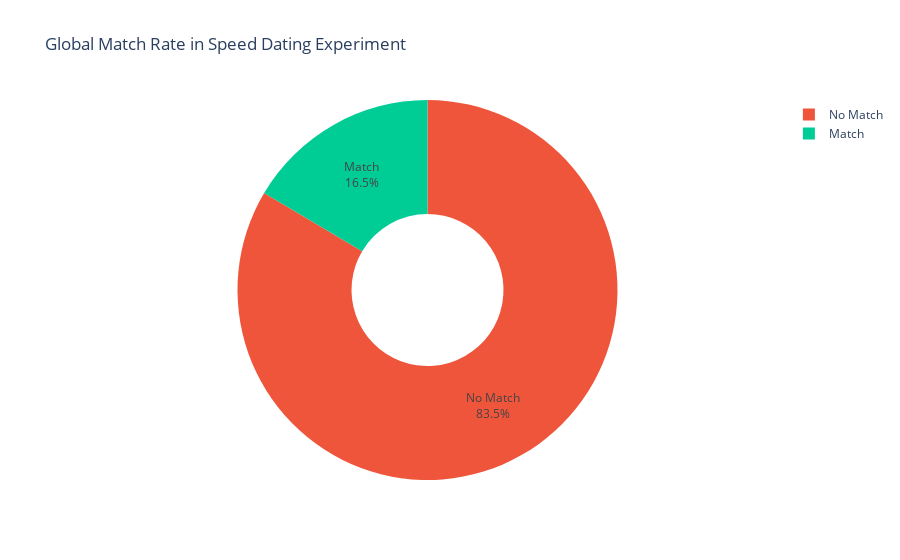
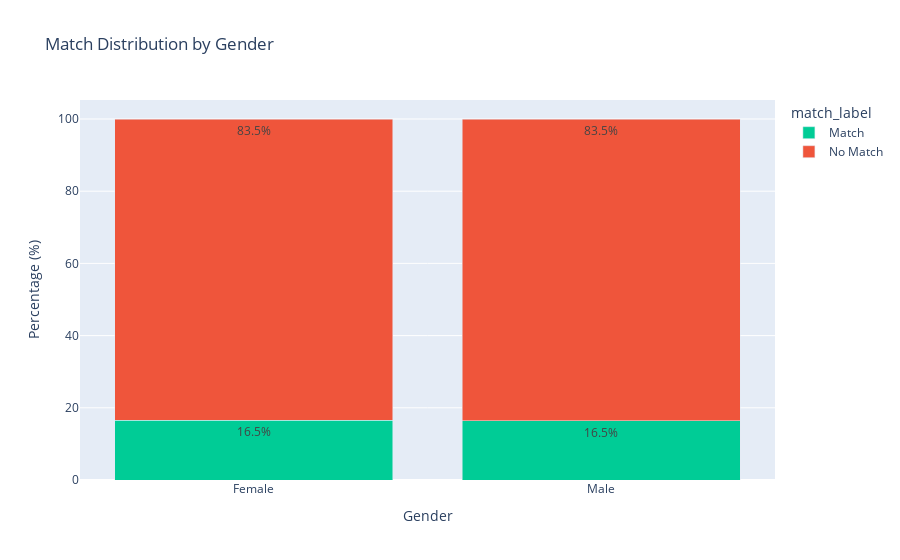
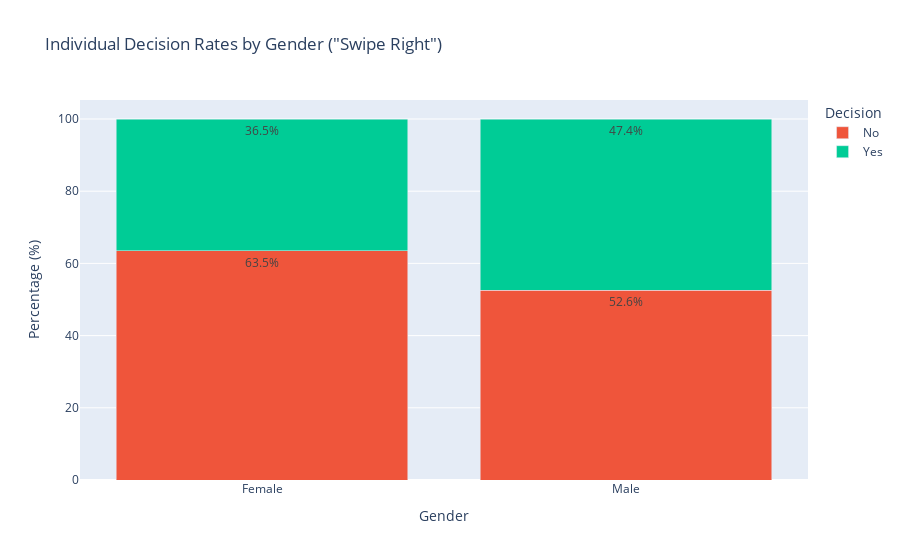

The code cell stored with these charts, in order, in its notebook:
### Code cell
import os
import pandas as pd
import plotly.express as px
import plotly.graph_objects as go

# 1. Setup Export Directory
ASSETS_DIR = "../assets"
os.makedirs(ASSETS_DIR, exist_ok=True)

# Load the Track 1 checkpoint (Behavioral Data)
df_behavior = pd.read_csv("../data/processed/speed_dating_behavior.csv")

# ==========================================
# 1. Global Match Rate
# ==========================================

# Map gender for clearer visual labels (0 = Female, 1 = Male based on dataset key)
df_cleaned['gender_label'] = df_cleaned['gender'].map({0: 'Female', 1: 'Male'})
df_cleaned['match_label'] = df_cleaned['match'].map({0: 'No Match', 1: 'Match'})

# Global Match Rate Analysis
match_counts = df_cleaned['match_label'].value_counts().reset_index()
match_counts.columns = ['Match Status', 'Count']

fig_global = px.pie(
    match_counts, 
    names='Match Status', 
    values='Count', 
    title='Global Match Rate in Speed Dating Experiment',
    color='Match Status',
    color_discrete_map={'No Match': '#EF553B', 'Match': '#00CC96'},
    hole=0.4
)
fig_global.update_traces(textposition='inside', textinfo='percent+label')
fig_global.show()
fig_global.write_html(os.path.join(ASSETS_DIR, "B01-pie_chart-Global_Match_Rate.html"))

# ==========================================
# 2. Match Rate by Gender
# ==========================================

# Calculate the percentage of matches within each gender group
gender_match_stats = df_cleaned.groupby(['gender_label', 'match_label']).size().reset_index(name='Count')
gender_totals = df_cleaned.groupby('gender_label').size().reset_index(name='Total')
gender_match_stats = pd.merge(gender_match_stats, gender_totals, on='gender_label')
gender_match_stats['Percentage'] = (gender_match_stats['Count'] / gender_match_stats['Total']) * 100

fig_gender = px.bar(
    gender_match_stats, 
    x='gender_label', 
    y='Percentage', 
    color='match_label',
    title='Match Distribution by Gender',
    labels={'gender_label': 'Gender', 'Percentage': 'Percentage of Total Dates (%)'},
    color_discrete_map={'No Match': '#EF553B', 'Match': '#00CC96'},
    barmode='stack',
    text=gender_match_stats['Percentage'].apply(lambda x: f'{x:.1f}%')
)
fig_gender.update_layout(xaxis_title="Gender", yaxis_title="Percentage (%)")
fig_gender.show()
fig_gender.write_html(os.path.join(ASSETS_DIR, "B02-bar_chart-Match_Rate_by_Gender.html"))

# ==========================================
# 3. Individual Decision rates by Gender
# ==========================================

# Map the individual decision for clearer visual labels (0 = No, 1 = Yes)
df_cleaned['dec_label'] = df_behavior['dec'].map({0: 'No', 1: 'Yes'})

# Calculate individual decision rates grouped by gender
dec_stats = df_cleaned.groupby(['gender_label', 'dec_label']).size().reset_index(name='Count')
gender_totals_dec = df_cleaned.groupby('gender_label').size().reset_index(name='Total')

# Merge to calculate percentages
dec_stats = pd.merge(dec_stats, gender_totals_dec, on='gender_label')
dec_stats['Percentage'] = (dec_stats['Count'] / dec_stats['Total']) * 100

# Visualize the decision distribution by gender
fig_dec = px.bar(
    dec_stats, 
    x='gender_label', 
    y='Percentage', 
    color='dec_label',
    title='Individual Decision Rates by Gender ("Swipe Right")',
    labels={
        'gender_label': 'Gender', 
        'Percentage': 'Percentage of Decisions (%)', 
        'dec_label': 'Decision'
    },
    color_discrete_map={'No': '#EF553B', 'Yes': '#00CC96'},
    barmode='stack',
    text=dec_stats['Percentage'].apply(lambda x: f'{x:.1f}%')
)

fig_dec.update_layout(xaxis_title="Gender", yaxis_title="Percentage (%)")
fig_dec.show()
fig_dec.write_html(os.path.join(ASSETS_DIR, "B04-bar_chart-Individual_Decision_rates_by_Gender.html"))

### Figure 1 — Plotly figure (JSON) as saved in the notebook; plotly's stock layout.template omitted (floating-point values rounded to 4 significant figures)
{"data": [{"customdata": [["No Match"], ["Match"]], "domain": {"x": [0, 1], "y": [0, 1]}, "hole": 0.4, "hovertemplate": "Match Status=%{customdata[0]}<br>Count=%{value}<extra></extra>", "labels": ["No Match", "Match"], "legendgroup": "", "marker": {"colors": ["#EF553B", "#00CC96"]}, "name": "", "showlegend": true, "textinfo": "percent+label", "textposition": "inside", "type": "pie", "values": [6998, 1380]}], "layout": {"legend": {"tracegroupgap": 0}, "title": {"text": "Global Match Rate in Speed Dating Experiment"}}}

### Figure 2 — Plotly figure (JSON) as saved in the notebook; plotly's stock layout.template omitted (floating-point values rounded to 4 significant figures)
{"data": [{"hovertemplate": "match_label=Match<br>Gender=%{x}<br>Percentage of Total Dates (%)=%{y}<br>text=%{text}<extra></extra>", "legendgroup": "Match", "marker": {"color": "#00CC96", "pattern": {"shape": ""}}, "name": "Match", "orientation": "v", "showlegend": true, "text": ["16.5%", "16.5%"], "textposition": "auto", "type": "bar", "x": ["Female", "Male"], "xaxis": "x", "y": [16.49, 16.45], "yaxis": "y"}, {"hovertemplate": "match_label=No Match<br>Gender=%{x}<br>Percentage of Total Dates (%)=%{y}<br>text=%{text}<extra></extra>", "legendgroup": "No Match", "marker": {"color": "#EF553B", "pattern": {"shape": ""}}, "name": "No Match", "orientation": "v", "showlegend": true, "text": ["83.5%", "83.5%"], "textposition": "auto", "type": "bar", "x": ["Female", "Male"], "xaxis": "x", "y": [83.51, 83.55], "yaxis": "y"}], "layout": {"barmode": "stack", "legend": {"title": {"text": "match_label"}, "tracegroupgap": 0}, "title": {"text": "Match Distribution by Gender"}, "xaxis": {"anchor": "y", "domain": [0, 1], "title": {"text": "Gender"}}, "yaxis": {"anchor": "x", "domain": [0, 1], "title": {"text": "Percentage (%)"}}}}

### Figure 3 — Plotly figure (JSON) as saved in the notebook; plotly's stock layout.template omitted (floating-point values rounded to 4 significant figures)
{"data": [{"hovertemplate": "Decision=No<br>Gender=%{x}<br>Percentage of Decisions (%)=%{y}<br>text=%{text}<extra></extra>", "legendgroup": "No", "marker": {"color": "#EF553B", "pattern": {"shape": ""}}, "name": "No", "orientation": "v", "showlegend": true, "text": ["63.5%", "52.6%"], "textposition": "auto", "type": "bar", "x": ["Female", "Male"], "xaxis": "x", "y": [63.46, 52.58], "yaxis": "y"}, {"hovertemplate": "Decision=Yes<br>Gender=%{x}<br>Percentage of Decisions (%)=%{y}<br>text=%{text}<extra></extra>", "legendgroup": "Yes", "marker": {"color": "#00CC96", "pattern": {"shape": ""}}, "name": "Yes", "orientation": "v", "showlegend": true, "text": ["36.5%", "47.4%"], "textposition": "auto", "type": "bar", "x": ["Female", "Male"], "xaxis": "x", "y": [36.54, 47.42], "yaxis": "y"}], "layout": {"barmode": "stack", "legend": {"title": {"text": "Decision"}, "tracegroupgap": 0}, "title": {"text": "Individual Decision Rates by Gender (\"Swipe Right\")"}, "xaxis": {"anchor": "y", "domain": [0, 1], "title": {"text": "Gender"}}, "yaxis": {"anchor": "x", "domain": [0, 1], "title": {"text": "Percentage (%)"}}}}
